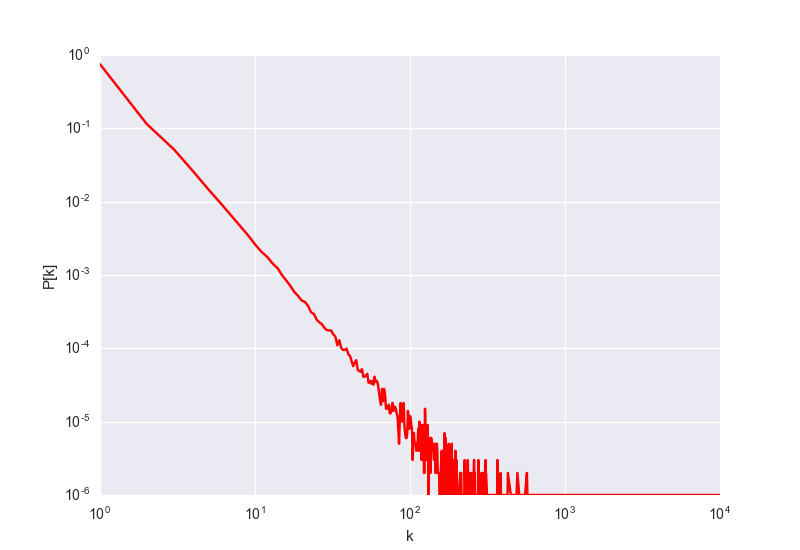

Write the Python code that produced this figure.
#!/usr/bin/env python

import numpy as np
from collections import Counter
import matplotlib.pyplot as plt
import seaborn

# Basic implementation of Preferential Attanchment model
N = 1000000

def BarabasiAlbert(N):
    net = np.zeros(2*N, dtype='int')

    # Edges represented by sequence of nodes
    net[:6] = [0, 1, 1, 2, 2, 3]

    # Generate the network
    for i in xrange(3, N):
        pos = np.random.randint(0, i)
        net[2*i] = i
        net[2*i+1] = net[pos]

    return net

net = BarabasiAlbert(N)

# Calculate the degree distribution
# Degree of each node is the number of times it occurs
degrees = Counter(net)
Pk = Counter(degrees.values()).items()

# Sort values and normalize
Pk.sort(key=lambda x: x[0])
Pk = np.asarray(Pk, dtype='float')
Pk.T[1] /= np.sum(Pk.T[1])

# Plot on log-log scale
plt.loglog(Pk.T[0], Pk.T[1], 'r-')
plt.xlabel('k')
plt.ylabel('P[k]')
plt.savefig('preferential.png')
plt.close()

# Statistics:
print "=== Preferential Attantchment ==="
print "Number of nodes:", N
print "Average degree:", np.mean(degrees.values())
print "Standard deviation:", np.std(degrees.values())

degrees = degrees.values()
degrees.sort()

Top = np.sum(degrees[-int(0.01*N):])/np.sum(degrees, dtype='float')
print "Fraction of connections in the the top 1% of nodes:", Top


def ErdosRenyi(N, m=N):
    net = np.zeros(2*m, dtype='int')

    for i in xrange(m):
        while True:
            node1, node2 = np.random.randint(0, N, 2)

            # No self loops allowed
            if node1 != node2:
                break

        net[2*i] = node1
        net[2*i+1] = node2

    return net

net2 = ErdosRenyi(N)
degrees2 = Counter(net2)
Pk2 = Counter(degrees2.values()).items()

# Sort values and normalize
Pk2.sort(key=lambda x: x[0])
Pk2 = np.asarray(Pk2, dtype='float')
Pk2.T[1] /= np.sum(Pk2.T[1])

# Plot on log-log scale
plt.plot(Pk2.T[0], np.log(Pk2.T[1]), 'r-')
plt.xlabel('k')
plt.ylabel('Log[P[k]]')
plt.savefig('random.png')
plt.close()

# Statistics:
print "=== Random Attatchment ==="
print "Number of nodes:", N
print "Average degree:", np.mean(degrees2.values())
print "Standard deviation:", np.std(degrees2.values())

degrees2 = degrees2.values()
degrees2.sort()

Top = np.sum(degrees2[-int(0.01*N):])/np.sum(degrees2, dtype='float')
print "Fraction of connections in the the top 1% of nodes:", Top
